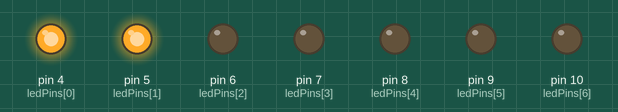
Bench run of a sketch on a simulated Arduino Uno, built with avr-gcc and run on an emulated ATmega328P. Parts: output pins drawn as LEDs (lit = HIGH).

Above: at 0.15 s.
At 15.48 s:
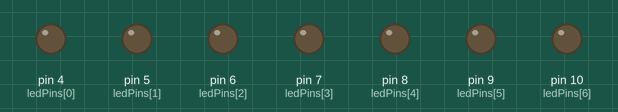
At 32.07 s:
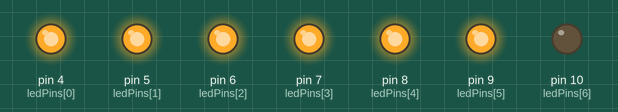
At 64.92 s:
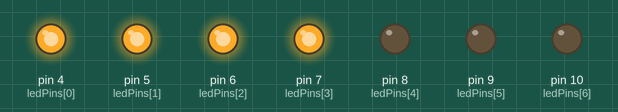
Timing chart, 0 to 65.2 s (numbered marks = the images above):
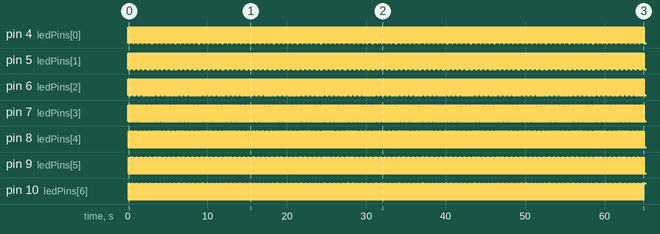

Measured:
- by itself, pin 4 (ledPins[0]): alternates HIGH for 0.10 s and LOW for 0.01 s
- by itself, pin 5 (ledPins[1]): alternates HIGH for 0.09 s and LOW for 0.03 s
- by itself, pin 6 (ledPins[2]): alternates HIGH for 0.07 s and LOW for 0.04 s
- by itself, pin 7 (ledPins[3]): alternates HIGH for 0.06 s and LOW for 0.06 s
- by itself, pin 8 (ledPins[4]): alternates HIGH for 0.04 s and LOW for 0.07 s
- by itself, pin 9 (ledPins[5]): alternates HIGH for 0.03 s and LOW for 0.08 s
- by itself, pin 10 (ledPins[6]): alternates HIGH for 0.01 s and LOW for 0.10 s

The sketch:

Leds_aangaan_op_tijd.ino
```cpp
// --- LED-instellingen ---
const int numLEDs = 7;                            // Aantal LEDs
const int ledPins[numLEDs] = {4, 5, 6, 7, 8, 9, 10}; // De digitale pinnen waarop de LEDs zijn aangesloten

// --- Tijdsinstelling ---
unsigned long max_time = 100;                     // Totale tijd waarin alle LEDs aan moeten gaan (in milliseconden)

void setup() {
  // Zet alle LED-pinnen als output en zet ze uit
  for (int i = 0; i < numLEDs; i++) {
    pinMode(ledPins[i], OUTPUT);
    digitalWrite(ledPins[i], LOW);
  }
}

void loop() {
  LED_SCORE(); // Voer het LED-patroon continu uit
}

void LED_SCORE() {
  static unsigned long interval = max_time / numLEDs; // Tijd tussen elke LED
  static unsigned long previousMillis = 0;            // Tijd van de vorige LED-actie
  static unsigned long ledOnTimes[numLEDs] = {0};     // Opslaan wanneer elke LED aan ging
  static bool ledStates[numLEDs] = {false};           // Opslaan of een LED aan is
  static int currentLED = 0;                          // Index van de huidige LED

  unsigned long currentMillis = millis();             // Huidige tijd in milliseconden

  // --- Zet de volgende LED aan ---
  if (currentLED < numLEDs && (currentMillis - previousMillis >= interval)) {
    digitalWrite(ledPins[currentLED], HIGH);          // Zet de huidige LED aan
    ledOnTimes[currentLED] = currentMillis;           // Sla de tijd op
    ledStates[currentLED] = true;                     // Markeer deze LED als 'aan'
    previousMillis = currentMillis;                   // Update de tijd
    currentLED++;                                     // Ga naar de volgende LED
  }

  // --- Reset alles nadat de laatste LED klaar is ---
  if (currentLED >= numLEDs && (currentMillis - ledOnTimes[numLEDs - 1]) >= interval) {
    for (int i = 0; i < numLEDs; i++) {
      digitalWrite(ledPins[i], LOW);                  // Zet alle LEDs uit
      ledStates[i] = false;
      ledOnTimes[i] = 0;
    }
    currentLED = 0;                                   // Begin opnieuw
    previousMillis = currentMillis;
  }
}
```
